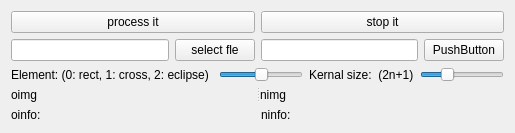
      <widget class="QWidget" name="tab_2">
       <attribute name="title">
        <string>Erode</string>
       </attribute>
       <layout class="QVBoxLayout" name="verticalLayout_3">
        <item>
         <layout class="QHBoxLayout" name="horizontalLayout_5">
          <item>
           <widget class="QPushButton" name="pushButton_5">
            <property name="text">
             <string>process it</string>
            </property>
           </widget>
          </item>
          <item>
           <widget class="QPushButton" name="pushButton_6">
            <property name="text">
             <string>stop it</string>
            </property>
           </widget>
          </item>
         </layout>
        </item>
        <item>
         <layout class="QHBoxLayout" name="horizontalLayout_6">
          <item>
           <widget class="QLineEdit" name="lineEdit_3"/>
          </item>
          <item>
           <widget class="QPushButton" name="pushButton_7">
            <property name="text">
             <string>select fle</string>
            </property>
           </widget>
          </item>
          <item>
           <widget class="QLineEdit" name="lineEdit_4"/>
          </item>
          <item>
           <widget class="QPushButton" name="pushButton_8">
            <property name="text">
             <string>PushButton</string>
            </property>
           </widget>
          </item>
         </layout>
        </item>
        <item>
         <layout class="QHBoxLayout" name="horizontalLayout">
          <item>
           <widget class="QLabel" name="label_12">
            <property name="text">
             <string>Element: (0: rect, 1: cross, 2: eclipse) </string>
            </property>
           </widget>
          </item>
          <item>
           <widget class="QSlider" name="horizontalSlider">
            <property name="maximum">
             <number>2</number>
            </property>
            <property name="value">
             <number>1</number>
            </property>
            <property name="orientation">
             <enum>Qt::Horizontal</enum>
            </property>
           </widget>
          </item>
          <item>
           <widget class="QLabel" name="label_17">
            <property name="text">
             <string>Kernal size:  (2n+1)</string>
            </property>
           </widget>
          </item>
          <item>
           <widget class="QSlider" name="horizontalSlider_2">
            <property name="maximum">
             <number>21</number>
            </property>
            <property name="value">
             <number>6</number>
            </property>
            <property name="orientation">
             <enum>Qt::Horizontal</enum>
            </property>
           </widget>
          </item>
         </layout>
        </item>
        <item>
         <widget class="QSplitter" name="splitter_2">
          <property name="sizePolicy">
           <sizepolicy hsizetype="Expanding" vsizetype="Expanding">
            <horstretch>0</horstretch>
            <verstretch>0</verstretch>
           </sizepolicy>
          </property>
          <property name="orientation">
           <enum>Qt::Horizontal</enum>
          </property>
          <widget class="QLabel" name="label_8">
           <property name="sizePolicy">
            <sizepolicy hsizetype="Preferred" vsizetype="Expanding">
             <horstretch>0</horstretch>
             <verstretch>0</verstretch>
            </sizepolicy>
           </property>
           <property name="text">
            <string>oimg</string>
           </property>
          </widget>
          <widget class="QWidget" name="layoutWidget_4">
           <layout class="QGridLayout" name="gridLayout_2">
            <item row="0" column="0">
             <widget class="QLabel" name="label_9">
              <property name="sizePolicy">
               <sizepolicy hsizetype="Preferred" vsizetype="Preferred">
                <horstretch>0</horstretch>
                <verstretch>0</verstretch>
               </sizepolicy>
              </property>
              <property name="text">
               <string>nimg</string>
              </property>
             </widget>
            </item>
           </layout>
          </widget>
         </widget>
        </item>
        <item>
         <layout class="QHBoxLayout" name="horizontalLayout_7">
          <item>
           <widget class="QLabel" name="label_13">
            <property name="sizePolicy">
             <sizepolicy hsizetype="Preferred" vsizetype="Minimum">
              <horstretch>0</horstretch>
              <verstretch>0</verstretch>
             </sizepolicy>
            </property>
            <property name="maximumSize">
             <size>
              <width>16777215</width>
              <height>32</height>
             </size>
            </property>
            <property name="text">
             <string>oinfo:</string>
            </property>
           </widget>
          </item>
          <item>
           <widget class="QLabel" name="label_14">
            <property name="sizePolicy">
             <sizepolicy hsizetype="Preferred" vsizetype="Minimum">
              <horstretch>0</horstretch>
              <verstretch>0</verstretch>
             </sizepolicy>
            </property>
            <property name="maximumSize">
             <size>
              <width>16777215</width>
              <height>32</height>
             </size>
            </property>
            <property name="text">
             <string>ninfo:</string>
            </property>
           </widget>
          </item>
         </layout>
        </item>
       </layout>
      </widget>
